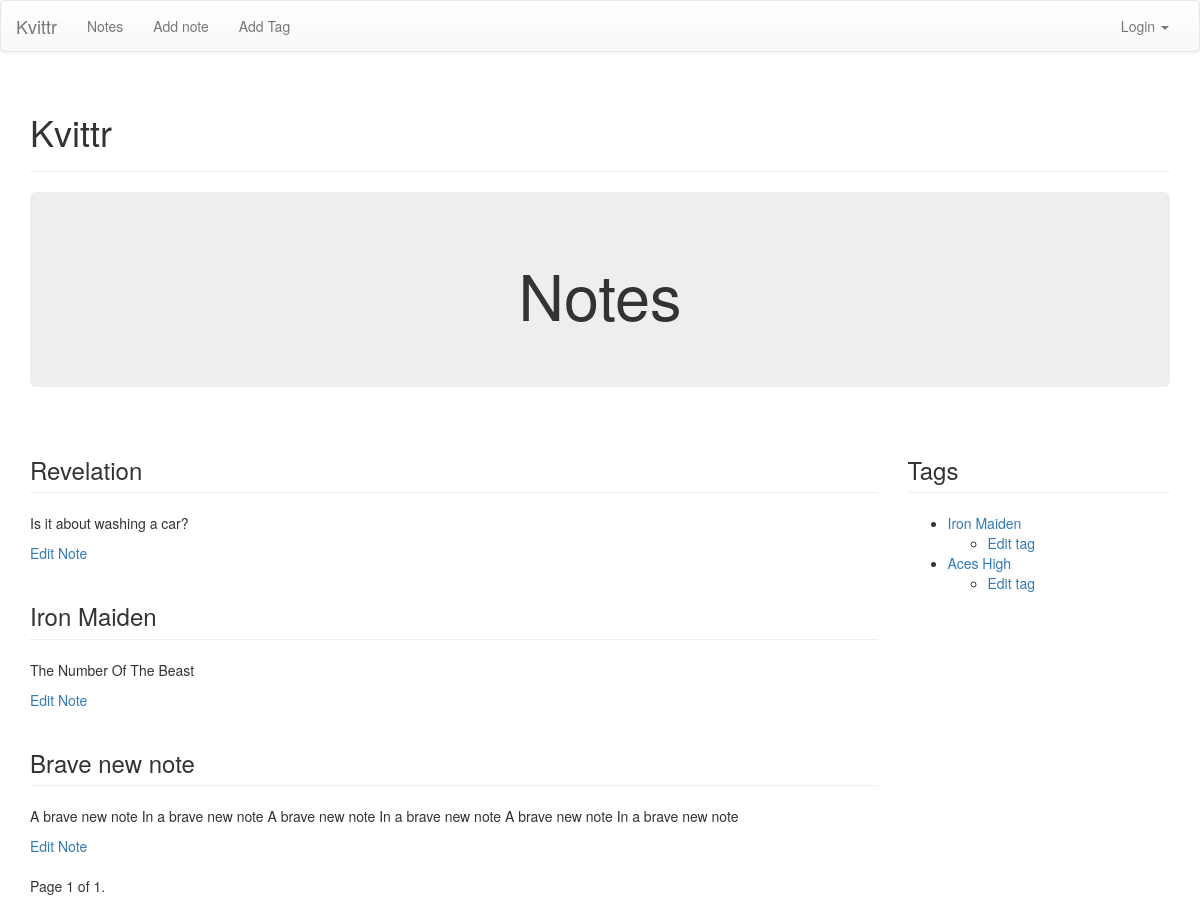
The app's page /notes/, older data.
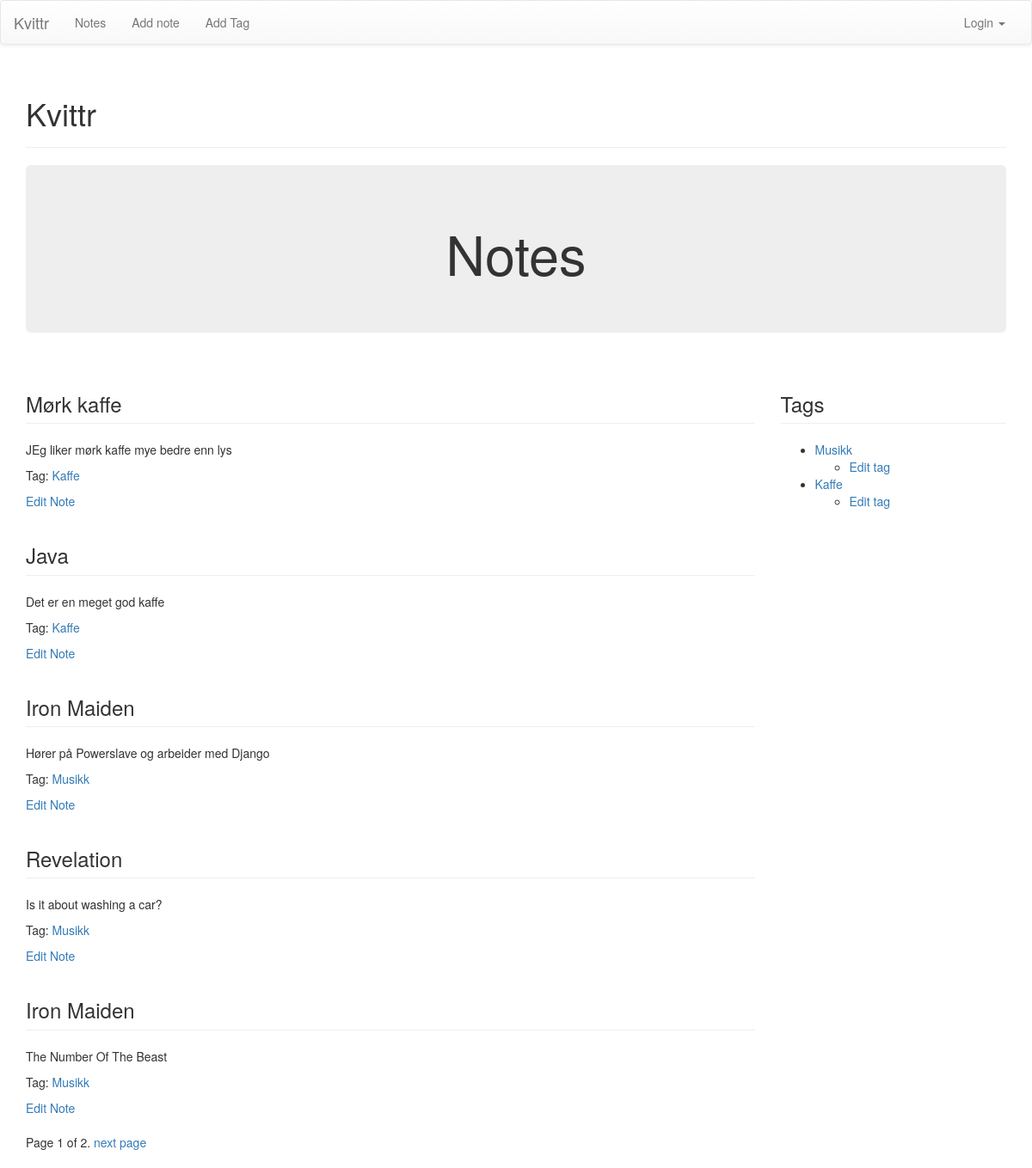
The same page, newer data.
### notes/models.py (models this page shows, shortened)
class Note(models.Model):
	label = models.CharField(max_length = 30)
	body = models.TextField()
	timestamp = models.DateTimeField(auto_now_add=True)
	tags = models.ManyToManyField('Tag', related_name='notes')

class Tag(models.Model):
	label = models.CharField(max_length = 30)
	slug = models.SlugField(max_length=30)
	def __unicode__(self):
		return self.label

### notes/views.py (the view)
def index_view(request):
	notes = Note.objects.all().order_by('-timestamp')
	page_number = request.GET.get('page')
	paginator = Paginator(notes, 5)
	try:
		notes = paginator.page(page_number)
	except PageNotAnInteger:
		notes = paginator.page(1)
	except EmptyPage:
		notes = paginator.page(paginator.num_pages)
	tags = Tag.objects.all()
	context = {
		'notes': notes,
		'tags': tags
		}
	return render (request, 'notes/index.html', context)

### templates/notes/index.html (shortened to what this page needs)
{% extends 'base.html' %}
{% block pagecontent %}
<div class="jumbotron">
	<h1 align="center">Notes</h1>
</div>
<div class="row">
	<div class="col-sm-9">
		{% if notes %}
			{% for note in notes %}
				<h3 class="page-header">{{note.label}}</h3>
				<div style="margin-bottom: 10px;">{{note.body}}</div>
					{% for tag in note.tags.all %}
						<p>Tag: <a href="{% url 'notes:tagsearch' slug=tag.slug %}">{{tag}}</a></p>
					{% endfor %}
				<a href="{% url 'notes:addnote' %}?id={{note.id}}">Edit Note</a>
			{% endfor%}
		{% else %}
			<div class="alert alert-warning" align="center">
				<h3>No notes yet</h3>
			</div>
		{% endif%}
	</div>
	<div class="col-sm-3">
		<h3 class="page-header">Tags</h3>
		<ul>
			{% if tags %}
				{% for tag in tags %}
					<li>
						<a href="{% url 'notes:tagsearch' slug=tag.slug %}">{{tag}}</a>
						<ul>
							<li>
								<a href="{% url 'notes:addtag' %}?id={{tag.id}}">Edit tag</a>
							</li>
						</ul>
					</li>
				{% endfor %}
			{% else %}
				<div class="alert alert-warning">No tags yet</div>
			{% endif %}
		</ul>
	</div>
</div>
<div class="pagination">
	<span class"step-links">
		<span class="current">
			Page {{ notes.number }} of {{ notes.paginator.num_pages }}.
		</span>
		{% if notes.has_next %}
			<a href="?page={{ notes.next_page_number }}">next page</a>
		{% endif %}
	</span>
</div>
{% endblock pagecontent %}

### templates/base.html (shortened to what this page needs)
{% extends 'site_base.html' %}
{% block body %}
	 <nav class="navbar navbar-default" role="navigation">
      <div class="container-fluid">
        <div class="navbar-header">
          <a class="navbar-brand" href="{% url 'home' %}">Kvittr</a>
        </div>
        <div class="collapse navbar-collapse" id="bs-example-navbar-collapse-1">
          <ul class="nav navbar-nav">
            <li class="">
                <a href="{% url 'notes:index' %}">Notes</a>
            </li>
            <li class="">
              <a href="{% url 'notes:addnote' %}">Add note</a>
            </li>
            <li>
              <a href="{% url 'notes:addtag' %}">Add Tag</a>
            </li>
          </ul>
          <ul class="nav navbar-nav navbar-right">
            {% if user.is_anonymous %}
                <li class="dropdown">
                  <a href="#" class="dropdown-toggle" data-toggle="dropdown">Login <span class="caret"></span></a>
                </li>
            {% endif %}
          </ul>
        </div>
      </div>
    </nav>
    <div class="container">
        <div class="page-header">
            <h1>Kvittr <small>{% block subheader %}{% endblock %}</small></h1>
        </div>
        {% block pagecontent %}
        {% endblock pagecontent%}
    </div>
{% endblock body %}

### templates/site_base.html (shortened to what this page needs)
{% load staticfiles %}
<!DOCTYPE html>
<html lang="en">
  <head>
    <link rel="stylesheet" href="https://maxcdn.bootstrapcdn.com/bootstrap/3.2.0/css/bootstrap.min.css">
    <link rel="stylesheet" href="https://maxcdn.bootstrapcdn.com/bootstrap/3.2.0/css/bootstrap-theme.min.css">
  </head>
  <body>
    {% block body %}
    {% endblock %}
  </body>
</html>

Row changes from the older to the newer data that the page shows:
no longer on this page (row unchanged): Note: label "Brave new note", body "A brave new note In a brave new note A brave new note In a brave new note A brave new note In a brave new note"
removed Tag: label "Iron Maiden", shown under "Tags"
removed Tag: label "Aces High", shown under "Tags"
added Note: label "Mørk kaffe", body "JEg liker mørk kaffe mye bedre enn lys"
added Tag: label "Kaffe"
added Note: label "Java", body "Det er en meget god kaffe"
added Note: label "Iron Maiden", body "Hører på Powerslave og arbeider med Django"
added Tag: label "Musikk"
Text that changed along with them:
{{ notes.paginator.num_pages }}: "1" → "2"
text now shown: "next page"
